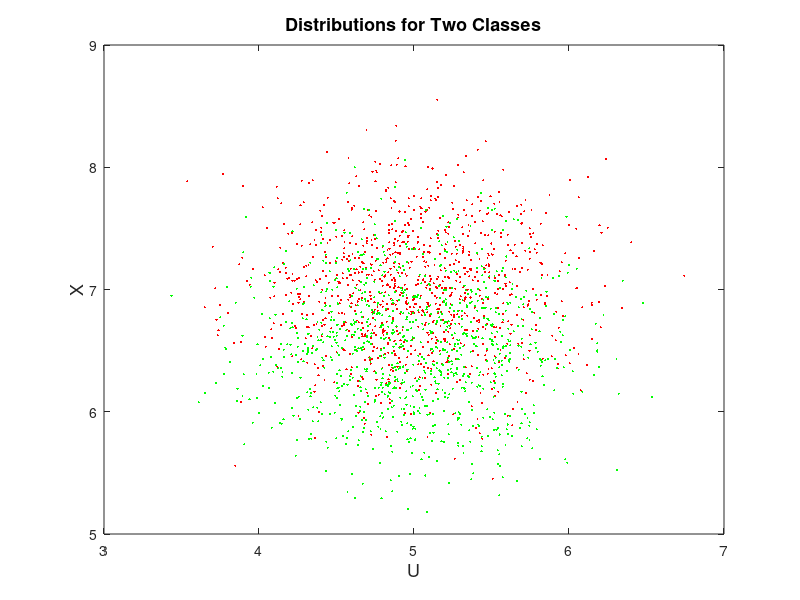
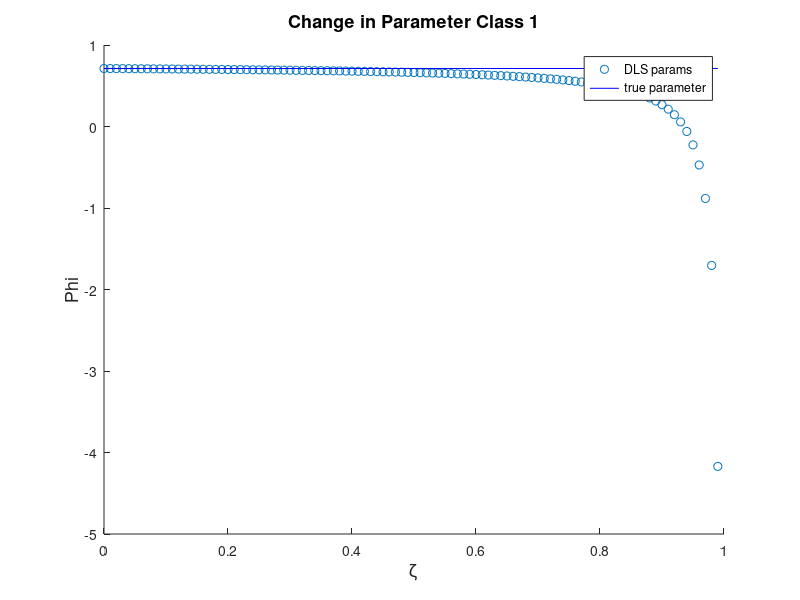
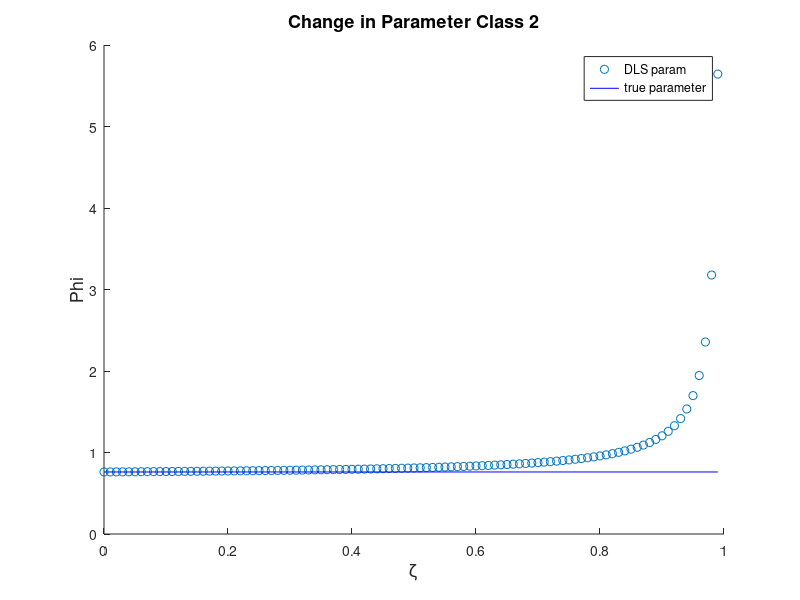
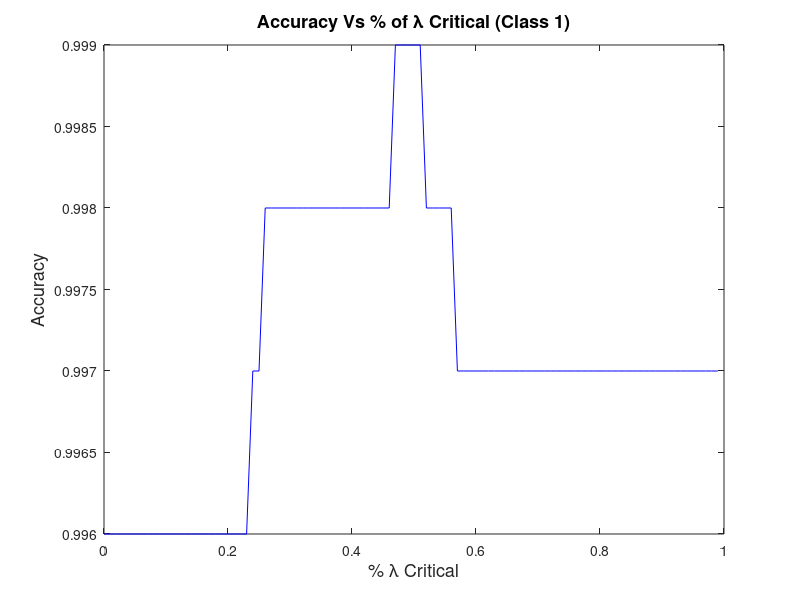

These figures' MATLAB source, in order:
%test 1d data idea

%TODO, use tims notes

nn = 1000;
fontS = 13;

center_1 = [5,7];
center_2 = [5,6.5];
spread = 0.5; %2

set1 = [randn(nn,1).*spread + center_1(1), randn(nn,1).*spread + center_1(2)]; %around 5,0
set2 = [randn(nn,1).*spread + center_2(1), randn(nn,1).*spread + center_2(2)]; %around 3,-3

figure
h1 = plot(set1(:,1),set1(:,2),'r.','MarkerSize',5);
hold on
h2 = plot(set2(:,1),set2(:,2),'g.','MarkerSize',5);

hold off
title('Distributions for Two Classes','FontSize',fontS)
xlabel('U','FontSize',fontS)
ylabel('X','FontSize',fontS)


%in DLS form
X = [set1(:,2).*set1(:,2),set2(:,2).*set2(:,2)];
U = [set1(:,1).*set1(:,2),set2(:,1).*set2(:,2)];

%get lambda critical
lambda_critical(1) = sum(X(:,1))*inv(sum(X(:,2)));
lambda_critical(2) = sum(X(:,2))*inv(sum(X(:,1)));

%%

lambda_percent = 0:0.01:0.99;


%get params
for lp = 1:length(lambda_percent)
    params1(lp) = inv( sum(X(:,1)) - lambda_percent(lp)*lambda_critical(1)*sum(X(:,2)) ) * ( sum(U(:,1)) - lambda_percent(lp)*lambda_critical(1)*sum(U(:,2)) ); 
    params2(lp) = inv( sum(X(:,2)) - lambda_percent(lp)*lambda_critical(2)*sum(X(:,1)) ) * ( sum(U(:,2)) - lambda_percent(lp)*lambda_critical(2)*sum(U(:,1)) ); 
    
end

%general params
param1_g = inv(sum(X(:,1))) *sum(U(:,1))
param2_g = inv(sum(X(:,2))) *sum(U(:,2))

param1_kn = center_1(1) / center_1(2)
param2_kn = center_2(1) / center_2(2)


%plot params 1
figure
scatter( lambda_percent, params1, 'r.');
hold on
plot( [lambda_percent(1),lambda_percent(end)], [param1_g,param1_g], 'b' );

hold off
title('Change in Parameter Class 1','FontSize',fontS)
xlabel('\zeta','FontSize',fontS)
ylabel('Phi','FontSize',fontS)
legend('DLS params','true parameter')

%plot params 2
figure
scatter( lambda_percent, params2, 'r.');
hold on
plot( [lambda_percent(1),lambda_percent(end)], [param2_g,param2_g], 'b' );

hold off
title('Change in Parameter Class 2','FontSize',fontS)
xlabel('\zeta','FontSize',fontS)
ylabel('Phi','FontSize',fontS)
legend('DLS param','true parameter')




%get params
for ii = 1:2
    for lp = 1:length(lambda_percent)
        %get errors at each time step
        error1.classActual{ii}(:,lp) = abs( U(:,ii) - params1(lp)*X(:,ii) );
        error2.classActual{ii}(:,lp) = abs( U(:,ii) - params2(lp)*X(:,ii) );
        
        %get cumsum errors
        sumerror.classActual{ii}.zeta{lp} = [cumsum(error1.classActual{ii}(:,lp)), cumsum(error2.classActual{ii}(:,lp))];
        
        %gettin min
        [val,idx] = min( sumerror.classActual{ii}.zeta{lp}, [],2);
        
        %make class version
        classify.actual{ii}.zeta{lp} = [idx, ones(length(idx),1)*ii ];
        
        corrects = classify.actual{ii}.zeta{lp}(:,1) == classify.actual{ii}.zeta{lp}(:,2);
        percentage(ii,lp) = sum(corrects)/length(corrects);
    end
end


%%

% plot accuracy
figure
cls = 1;
plot( lambda_percent,percentage(cls,:), 'b' );

hold off
title('Accuracy Vs % of \lambda Critical (Class 1)','FontSize',fontS)
xlabel('% \lambda Critical','FontSize',fontS)
ylabel('Accuracy','FontSize',fontS)

figure
cls = 2;
plot( lambda_percent,percentage(cls,:), 'b' );

hold off
title('Accuracy Vs % of \lambda Critical (Class 2)','FontSize',fontS)
xlabel('% \lambda Critical','FontSize',fontS)
ylabel('Accuracy','FontSize',fontS)

